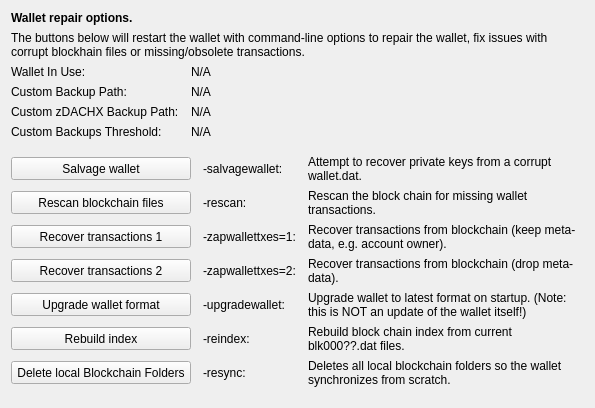
     <widget class="QWidget" name="tab_repair">
      <attribute name="title">
       <string>&amp;Wallet Repair</string>
      </attribute>
      <layout class="QGridLayout" name="gridLayout_4" columnstretch="0,0,0,0">
       <property name="horizontalSpacing">
        <number>12</number>
       </property>
       <item row="0" column="0" colspan="4">
        <widget class="QLabel" name="label_repair_header">
         <property name="font">
          <font>
           <weight>75</weight>
           <bold>true</bold>
          </font>
         </property>
         <property name="text">
          <string>Wallet repair options.</string>
         </property>
        </widget>
       </item>
       <item row="1" column="0" colspan="4">
        <widget class="QLabel" name="label_repair_helptext">
         <property name="font">
          <font>
           <weight>50</weight>
           <bold>false</bold>
          </font>
         </property>
         <property name="text">
          <string>The buttons below will restart the wallet with command-line options to repair the wallet, fix issues with corrupt blockhain files or missing/obsolete transactions.</string>
         </property>
         <property name="wordWrap">
          <bool>true</bool>
         </property>
        </widget>
       </item>
       <item row="2" column="0">
        <widget class="QLabel" name="wallet_path_label">
         <property name="text">
          <string>Wallet In Use:</string>
         </property>
        </widget>
       </item>
       <item row="2" column="1" colspan="3">
        <widget class="QLabel" name="wallet_path">
         <property name="cursor">
          <cursorShape>IBeamCursor</cursorShape>
         </property>
         <property name="text">
          <string>N/A</string>
         </property>
         <property name="textFormat">
          <enum>Qt::PlainText</enum>
         </property>
         <property name="textInteractionFlags">
          <set>Qt::LinksAccessibleByMouse|Qt::TextSelectableByKeyboard|Qt::TextSelectableByMouse</set>
         </property>
        </widget>
       </item>
       <item row="3" column="0">
        <widget class="QLabel" name="wallet_custombackuppath_label">
         <property name="text">
          <string>Custom Backup Path:</string>
         </property>
         <property name="visible">
          <bool>false</bool>
         </property>
        </widget>
       </item>
       <item row="3" column="1" colspan="3">
        <widget class="QLabel" name="wallet_custombackuppath">
         <property name="cursor">
          <cursorShape>IBeamCursor</cursorShape>
         </property>
         <property name="text">
          <string>N/A</string>
         </property>
         <property name="textFormat">
          <enum>Qt::PlainText</enum>
         </property>
         <property name="textInteractionFlags">
          <set>Qt::LinksAccessibleByMouse|Qt::TextSelectableByKeyboard|Qt::TextSelectableByMouse</set>
         </property>
         <property name="visible">
          <bool>false</bool>
         </property>
        </widget>
       </item>
       <item row="4" column="0">
        <widget class="QLabel" name="wallet_customzdachxbackuppath_label">
         <property name="text">
          <string>Custom zDACHX Backup Path:</string>
         </property>
         <property name="visible">
          <bool>false</bool>
         </property>
        </widget>
       </item>
       <item row="4" column="1" colspan="3">
        <widget class="QLabel" name="wallet_customzdachxbackuppath">
         <property name="cursor">
          <cursorShape>IBeamCursor</cursorShape>
         </property>
         <property name="text">
          <string>N/A</string>
         </property>
         <property name="textFormat">
          <enum>Qt::PlainText</enum>
         </property>
         <property name="textInteractionFlags">
          <set>Qt::LinksAccessibleByMouse|Qt::TextSelectableByKeyboard|Qt::TextSelectableByMouse</set>
         </property>
         <property name="visible">
          <bool>false</bool>
         </property>
        </widget>
       </item>
       <item row="5" column="0">
        <widget class="QLabel" name="wallet_custombackupthreshold_label">
         <property name="text">
          <string>Custom Backups Threshold:</string>
         </property>
         <property name="visible">
          <bool>false</bool>
         </property>
        </widget>
       </item>
       <item row="5" column="1" colspan="3">
        <widget class="QLabel" name="wallet_custombackupthreshold">
         <property name="cursor">
          <cursorShape>IBeamCursor</cursorShape>
         </property>
         <property name="text">
          <string>N/A</string>
         </property>
         <property name="textFormat">
          <enum>Qt::PlainText</enum>
         </property>
         <property name="textInteractionFlags">
          <set>Qt::LinksAccessibleByMouse|Qt::TextSelectableByKeyboard|Qt::TextSelectableByMouse</set>
         </property>
         <property name="visible">
          <bool>false</bool>
         </property>
        </widget>
       </item>
       <item row="6" column="0">
        <spacer name="verticalSpacer_repair1">
         <property name="orientation">
          <enum>Qt::Vertical</enum>
         </property>
         <property name="sizeHint" stdset="0">
          <size>
           <width>10</width>
           <height>10</height>
          </size>
         </property>
        </spacer>
       </item>
       <item row="7" column="0" colspan="2">
        <widget class="QPushButton" name="btn_salvagewallet">
         <property name="minimumSize">
          <size>
           <width>100</width>
           <height>23</height>
          </size>
         </property>
         <property name="text">
          <string>Salvage wallet</string>
         </property>
        </widget>
       </item>
       <item row="7" column="2">
        <widget class="QLabel" name="label_repair_salvage_command">
         <property name="text">
          <string notr="true">-salvagewallet:</string>
         </property>
        </widget>
       </item>
       <item row="7" column="3">
        <widget class="QLabel" name="label_repair_salvage">
         <property name="text">
          <string>Attempt to recover private keys from a corrupt wallet.dat.</string>
         </property>
         <property name="wordWrap">
          <bool>true</bool>
         </property>
        </widget>
       </item>
       <item row="8" column="0" colspan="2">
        <widget class="QPushButton" name="btn_rescan">
         <property name="minimumSize">
          <size>
           <width>100</width>
           <height>23</height>
          </size>
         </property>
         <property name="text">
          <string>Rescan blockchain files</string>
         </property>
        </widget>
       </item>
       <item row="8" column="2">
        <widget class="QLabel" name="label_repair_rescan_command">
         <property name="text">
          <string notr="true">-rescan:</string>
         </property>
        </widget>
       </item>
       <item row="8" column="3">
        <widget class="QLabel" name="label_repair_rescan">
         <property name="text">
          <string>Rescan the block chain for missing wallet transactions.</string>
         </property>
         <property name="wordWrap">
          <bool>true</bool>
         </property>
        </widget>
       </item>
       <item row="9" column="0" colspan="2">
        <widget class="QPushButton" name="btn_zapwallettxes1">
         <property name="minimumSize">
          <size>
           <width>100</width>
           <height>23</height>
          </size>
         </property>
         <property name="text">
          <string>Recover transactions 1</string>
         </property>
        </widget>
       </item>
       <item row="9" column="2">
        <widget class="QLabel" name="label_repair_zap1_command">
         <property name="text">
          <string notr="true">-zapwallettxes=1:</string>
         </property>
        </widget>
       </item>
       <item row="9" column="3">
        <widget class="QLabel" name="label_repair_zap1">
         <property name="text">
          <string>Recover transactions from blockchain (keep meta-data, e.g. account owner).</string>
         </property>
         <property name="wordWrap">
          <bool>true</bool>
         </property>
        </widget>
       </item>
       <item row="10" column="0" colspan="2">
        <widget class="QPushButton" name="btn_zapwallettxes2">
         <property name="minimumSize">
          <size>
           <width>100</width>
           <height>23</height>
          </size>
         </property>
         <property name="text">
          <string>Recover transactions 2</string>
         </property>
        </widget>
       </item>
       <item row="10" column="2">
        <widget class="QLabel" name="label_repair_zap2_command">
         <property name="text">
          <string notr="true">-zapwallettxes=2:</string>
         </property>
        </widget>
       </item>
       <item row="10" column="3">
        <widget class="QLabel" name="label_repair_zap2">
         <property name="text">
          <string>Recover transactions from blockchain (drop meta-data).</string>
         </property>
         <property name="wordWrap">
          <bool>true</bool>
         </property>
        </widget>
       </item>
       <item row="11" column="0" colspan="2">
        <widget class="QPushButton" name="btn_upgradewallet">
         <property name="minimumSize">
          <size>
           <width>100</width>
           <height>23</height>
          </size>
         </property>
         <property name="text">
          <string>Upgrade wallet format</string>
         </property>
        </widget>
       </item>
       <item row="11" column="2">
        <widget class="QLabel" name="label_repair_upgrade_command">
         <property name="text">
          <string notr="true">-upgradewallet:</string>
         </property>
        </widget>
       </item>
       <item row="11" column="3">
        <widget class="QLabel" name="label_repair_upgrade">
         <property name="text">
          <string>Upgrade wallet to latest format on startup. (Note: this is NOT an update of the wallet itself!)</string>
         </property>
         <property name="wordWrap">
          <bool>true</bool>
         </property>
        </widget>
       </item>
       <item row="12" column="0" colspan="2">
        <widget class="QPushButton" name="btn_reindex">
         <property name="minimumSize">
          <size>
           <width>100</width>
           <height>23</height>
          </size>
         </property>
         <property name="text">
          <string>Rebuild index</string>
         </property>
        </widget>
       </item>
       <item row="12" column="2">
        <widget class="QLabel" name="label_repair_reindex_command">
         <property name="text">
          <string notr="true">-reindex:</string>
         </property>
        </widget>
       </item>
       <item row="12" column="3">
        <widget class="QLabel" name="label_repair_reindex">
         <property name="text">
          <string>Rebuild block chain index from current blk000??.dat files.</string>
         </property>
         <property name="wordWrap">
          <bool>true</bool>
         </property>
        </widget>
       </item>
       <item row="13" column="0" colspan="2">
        <widget class="QPushButton" name="btn_resync">
         <property name="minimumSize">
          <size>
           <width>100</width>
           <height>23</height>
          </size>
         </property>
         <property name="text">
          <string>Delete local Blockchain Folders</string>
         </property>
        </widget>
       </item>
       <item row="13" column="2">
        <widget class="QLabel" name="label_repair_resync_command">
         <property name="text">
          <string>-resync:</string>
         </property>
        </widget>
       </item>
       <item row="13" column="3">
        <widget class="QLabel" name="label_repair_resync">
         <property name="text">
          <string>Deletes all local blockchain folders so the wallet synchronizes from scratch.</string>
         </property>
         <property name="wordWrap">
          <bool>true</bool>
         </property>
        </widget>
       </item>
       <item row="14" column="0">
        <spacer name="verticalSpacer_repair2">
         <property name="orientation">
          <enum>Qt::Vertical</enum>
         </property>
         <property name="sizeHint" stdset="0">
          <size>
           <width>20</width>
           <height>10</height>
          </size>
         </property>
        </spacer>
       </item>
      </layout>
     </widget>
